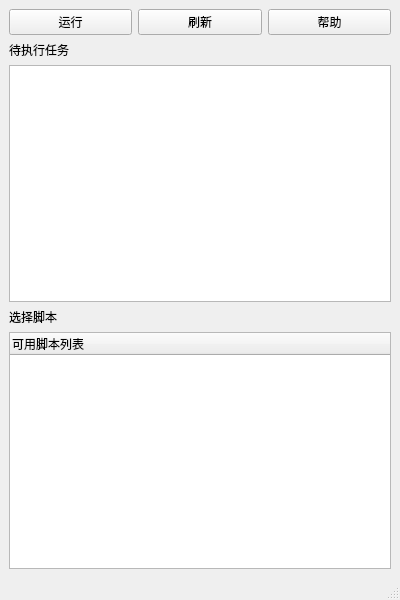
<?xml version="1.0" encoding="UTF-8"?>
<ui version="4.0">
 <class>MainWindow</class>
 <widget class="QMainWindow" name="MainWindow">
  <property name="enabled">
   <bool>true</bool>
  </property>
  <property name="geometry">
   <rect>
    <x>0</x>
    <y>0</y>
    <width>400</width>
    <height>600</height>
   </rect>
  </property>
  <property name="sizePolicy">
   <sizepolicy hsizetype="Fixed" vsizetype="Fixed">
    <horstretch>0</horstretch>
    <verstretch>0</verstretch>
   </sizepolicy>
  </property>
  <property name="minimumSize">
   <size>
    <width>400</width>
    <height>600</height>
   </size>
  </property>
  <property name="mouseTracking">
   <bool>false</bool>
  </property>
  <property name="focusPolicy">
   <enum>Qt::NoFocus</enum>
  </property>
  <property name="windowTitle">
   <string>GenshinHelper</string>
  </property>
  <widget class="QWidget" name="centralwidget">
   <layout class="QGridLayout" name="gridLayout">
    <item row="0" column="0">
     <layout class="QHBoxLayout" name="horizontalLayout">
      <item>
       <widget class="QPushButton" name="run">
        <property name="text">
         <string>运行</string>
        </property>
       </widget>
      </item>
      <item>
       <widget class="QPushButton" name="reload">
        <property name="text">
         <string>刷新</string>
        </property>
       </widget>
      </item>
      <item>
       <widget class="QPushButton" name="help">
        <property name="text">
         <string>帮助</string>
        </property>
       </widget>
      </item>
     </layout>
    </item>
    <item row="2" column="0">
     <widget class="QListWidget" name="listWidget"/>
    </item>
    <item row="4" column="0">
     <widget class="QTreeWidget" name="treeWidget">
      <property name="focusPolicy">
       <enum>Qt::StrongFocus</enum>
      </property>
      <property name="columnCount">
       <number>1</number>
      </property>
      <column>
       <property name="text">
        <string>可用脚本列表</string>
       </property>
      </column>
     </widget>
    </item>
    <item row="1" column="0">
     <widget class="QLabel" name="label_2">
      <property name="text">
       <string>待执行任务</string>
      </property>
     </widget>
    </item>
    <item row="3" column="0">
     <widget class="QLabel" name="label">
      <property name="text">
       <string>选择脚本</string>
      </property>
     </widget>
    </item>
   </layout>
  </widget>
  <widget class="QMenuBar" name="menubar">
   <property name="geometry">
    <rect>
     <x>0</x>
     <y>0</y>
     <width>400</width>
     <height>22</height>
    </rect>
   </property>
  </widget>
  <widget class="QStatusBar" name="statusbar"/>
 </widget>
 <resources/>
 <connections/>
</ui>
